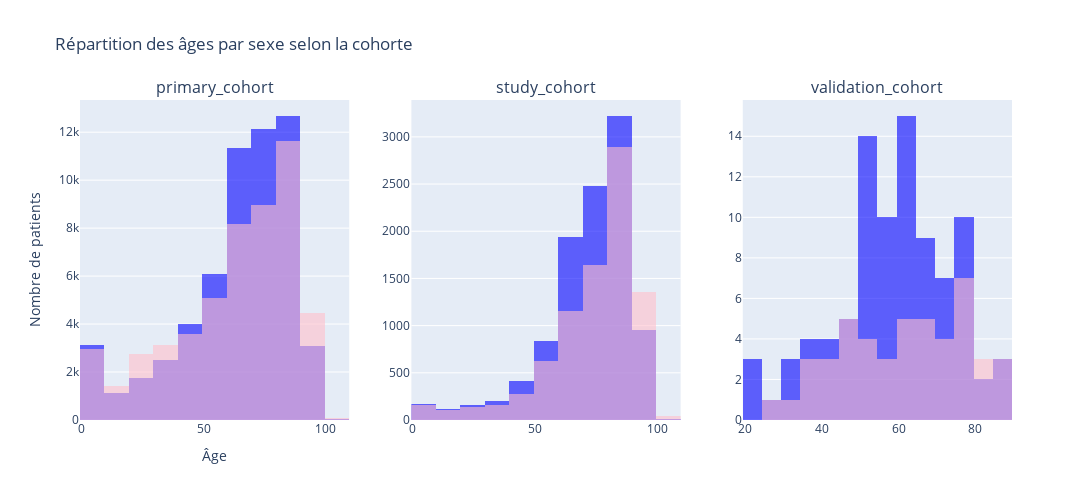

The cell this chart's notebook holds for it:
### Markdown cell above
## II. Lien entre les différentes features
### II. 1) Lien entre l'âge et le sexe des différents groupes

### Code cell
fig = make_subplots(
    rows=1,
    cols=len(cohorts),
    subplot_titles=cohorts)

colors = {0:'blue', 1:'pink'}  

for i, cohort in enumerate(cohorts):
    fig.add_trace(
        go.Histogram(
            x=dict_df[cohort].loc[dict_df[cohort].sex_0male_1female == 0, 'age_years'],
            name='Homme',
            opacity=0.6,
            marker_color=colors[0],
            nbinsx=20
        ),
        row=1, col=i+1
    )

    fig.add_trace(
        go.Histogram(
            x=dict_df[cohort].loc[dict_df[cohort].sex_0male_1female == 1, 'age_years'],
            name='Femme',
            opacity=0.6,
            marker_color=colors[1],
            nbinsx=20
        ),
        row=1, col=i+1
    )

fig.update_layout(
    title="Répartition des âges par sexe selon la cohorte",
    xaxis_title="Âge",
    yaxis_title="Nombre de patients",
    barmode='overlay',   
    height=500,
    width=1200,
    showlegend=False
)

fig.show()

### Figure 1 — Plotly figure (JSON) as saved in the notebook; plotly's stock layout.template omitted (floating-point values rounded to 4 significant figures; data arrays with more than 128 entries replaced by an {"elided": "..."} marker saying what was removed)
{"data": [{"marker": {"color": "blue"}, "name": "Homme", "nbinsx": 20, "opacity": 0.6, "type": "histogram", "x": {"elided": "57973 int values"}, "xaxis": "x", "yaxis": "y"}, {"marker": {"color": "pink"}, "name": "Femme", "nbinsx": 20, "opacity": 0.6, "type": "histogram", "x": {"elided": "52231 int values"}, "xaxis": "x", "yaxis": "y"}, {"marker": {"color": "blue"}, "name": "Homme", "nbinsx": 20, "opacity": 0.6, "type": "histogram", "x": {"elided": "10505 int values"}, "xaxis": "x2", "yaxis": "y2"}, {"marker": {"color": "pink"}, "name": "Femme", "nbinsx": 20, "opacity": 0.6, "type": "histogram", "x": {"elided": "8546 int values"}, "xaxis": "x2", "yaxis": "y2"}, {"marker": {"color": "blue"}, "name": "Homme", "nbinsx": 20, "opacity": 0.6, "type": "histogram", "x": [20, 22, 33, 33, 35, 36, 40, 42, 45, 48, 49, 50, 50, 52, 52, 53, 53, 54, 54, 55, 57, 57, 58, 59, 60, 60, 60, 60, 61, 61, 62, 64, 64, 64, 66, 66, 67, 67, 68, 73, 74, 74, 75, 76, 78, 78, 79, 79, 79, 82, 89, 89, 55, 24, 62, 80, 56, 29, 71, 43, 59, 50, 77, 73, 67, 50, 36, 54, 77, 35, 48, 44, 70, 76, 63, 30, 60, 57, 69, 71, 53, 69, 63, 86, 50, 67, 47, 50, 62, 58], "xaxis": "x3", "yaxis": "y3"}, {"marker": {"color": "pink"}, "name": "Femme", "nbinsx": 20, "opacity": 0.6, "type": "histogram", "x": [26, 33, 35, 36, 38, 41, 43, 46, 47, 48, 53, 54, 55, 61, 62, 64, 66, 67, 69, 70, 72, 73, 74, 75, 75, 75, 76, 78, 79, 83, 84, 84, 88, 76, 60, 89, 41, 87, 53, 68, 45, 50, 66, 46, 61, 57, 55], "xaxis": "x3", "yaxis": "y3"}], "layout": {"annotations": [{"font": {"size": 16}, "showarrow": false, "text": "primary_cohort", "x": 0.1444, "xanchor": "center", "xref": "paper", "y": 1, "yanchor": "bottom", "yref": "paper"}, {"font": {"size": 16}, "showarrow": false, "text": "study_cohort", "x": 0.5, "xanchor": "center", "xref": "paper", "y": 1, "yanchor": "bottom", "yref": "paper"}, {"font": {"size": 16}, "showarrow": false, "text": "validation_cohort", "x": 0.8556, "xanchor": "center", "xref": "paper", "y": 1, "yanchor": "bottom", "yref": "paper"}], "barmode": "overlay", "height": 500, "showlegend": false, "title": {"text": "Répartition des âges par sexe selon la cohorte"}, "width": 1200, "xaxis": {"anchor": "y", "domain": [0, 0.2889], "title": {"text": "Âge"}}, "xaxis2": {"anchor": "y2", "domain": [0.3556, 0.6444]}, "xaxis3": {"anchor": "y3", "domain": [0.7111, 1]}, "yaxis": {"anchor": "x", "domain": [0, 1], "title": {"text": "Nombre de patients"}}, "yaxis2": {"anchor": "x2", "domain": [0, 1]}, "yaxis3": {"anchor": "x3", "domain": [0, 1]}}}
